Frame 1 (no input): blank canvas, image omitted
Frame 60 (no input): blank canvas, image omitted
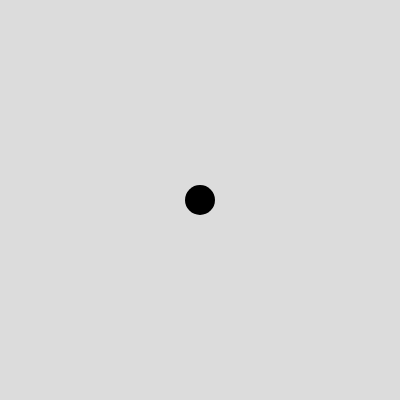
Frame 120 (the mouse pressed at the canvas centre since frame 60)

The p5.js sketch whose frames 1 and 60 were blank and that drew this single picture after the mouse press (run headless with seeded random() and noise() and a simulated clock; from frame 60 on, the mouse is pressed at the canvas centre):

// p5.js sketch
// ── sketch.js
function setup() {
  createCanvas(400, 400);
  noStroke();
  fill(0);
}

function draw() {
  background(220);
  if (mouseIsPressed == true) {
    if (mouseButton == LEFT) {
      circle(mouseX, mouseY, 30, 30);
    } else if (mouseButton == RIGHT) {
      rect(mouseX, mouseY, 40, 30);
    }
  }
}
